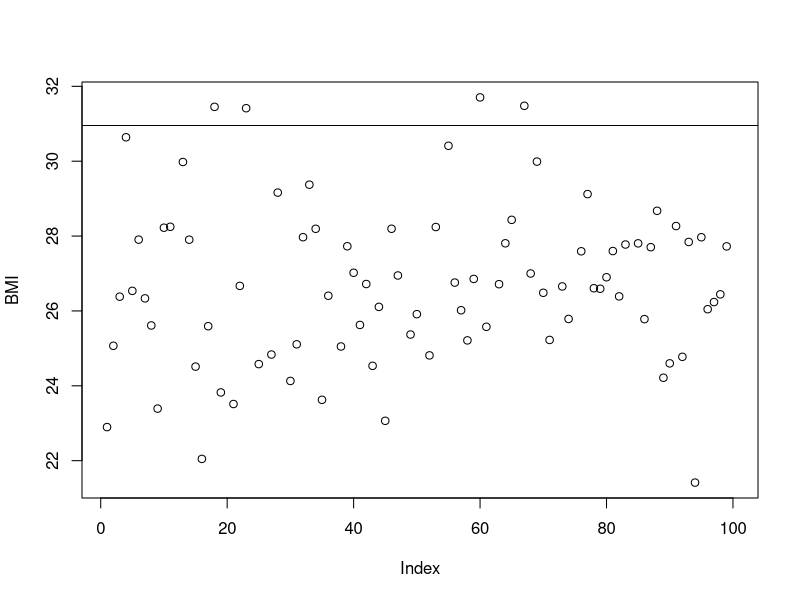

Generate this figure with R:
## ---- chunk 1
patients <- read.delim("patient-info.txt")



## ---- chunk 2
BMI <- (patients$Weight)/((patients$Height/100)^2)
upper.limit <- mean(BMI,na.rm = TRUE) + 2*sd(BMI,na.rm = TRUE)
## ---- chunk 3
plot(BMI)
# Add a horizonal line:
abline(h=upper.limit) 
## ---- chunk 4
patients$BMI <- round(BMI,1)
candidates <- which(BMI > upper.limit)
write.csv(patients[candidates,], file="selectedSamples.csv")
## ---- chunk 5
lower.limit <- mean(BMI,na.rm = TRUE) - 2*sd(BMI,na.rm = TRUE)
underweight.candidates <- which(BMI < lower.limit & patients$Smokes == "Smoker") 
## ---- chunk 6
write.csv(patients[underweight.candidates,], "underweight_candidates.csv")
